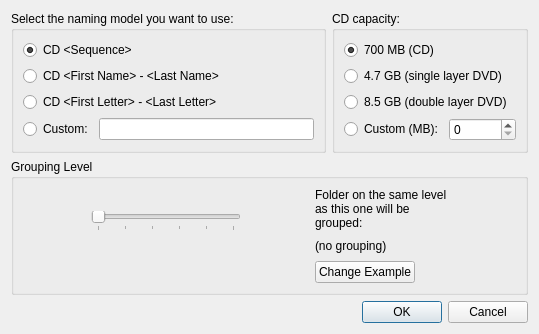
<?xml version="1.0" encoding="UTF-8"?>
<ui version="4.0">
 <class>SplitDialog</class>
 <widget class="QDialog" name="SplitDialog">
  <property name="geometry">
   <rect>
    <x>0</x>
    <y>0</y>
    <width>539</width>
    <height>334</height>
   </rect>
  </property>
  <property name="windowTitle">
   <string>Split Options</string>
  </property>
  <layout class="QGridLayout" name="gridLayout_4">
   <item row="0" column="0">
    <widget class="QGroupBox" name="groupBox">
     <property name="title">
      <string>Select the naming model you want to use:</string>
     </property>
     <layout class="QGridLayout" name="gridLayout">
      <item row="0" column="0" colspan="2">
       <widget class="QRadioButton" name="modelButton1">
        <property name="text">
         <string>CD &lt;Sequence&gt;</string>
        </property>
        <property name="checked">
         <bool>true</bool>
        </property>
       </widget>
      </item>
      <item row="1" column="0" colspan="2">
       <widget class="QRadioButton" name="modelButton2">
        <property name="text">
         <string>CD &lt;First Name&gt; - &lt;Last Name&gt;</string>
        </property>
       </widget>
      </item>
      <item row="2" column="0" colspan="2">
       <widget class="QRadioButton" name="modelButton3">
        <property name="text">
         <string>CD &lt;First Letter&gt; - &lt;Last Letter&gt;</string>
        </property>
       </widget>
      </item>
      <item row="3" column="0">
       <widget class="QRadioButton" name="modelButton4">
        <property name="text">
         <string>Custom:</string>
        </property>
       </widget>
      </item>
      <item row="3" column="1">
       <widget class="QLineEdit" name="customModelField"/>
      </item>
     </layout>
    </widget>
   </item>
   <item row="0" column="1">
    <widget class="QGroupBox" name="groupBox_2">
     <property name="title">
      <string>CD capacity:</string>
     </property>
     <layout class="QGridLayout" name="gridLayout_2">
      <item row="0" column="0" colspan="2">
       <widget class="QRadioButton" name="capacityButton1">
        <property name="text">
         <string>700 MB (CD)</string>
        </property>
        <property name="checked">
         <bool>true</bool>
        </property>
       </widget>
      </item>
      <item row="1" column="0" colspan="2">
       <widget class="QRadioButton" name="capacityButton2">
        <property name="text">
         <string>4.7 GB (single layer DVD)</string>
        </property>
       </widget>
      </item>
      <item row="2" column="0" colspan="2">
       <widget class="QRadioButton" name="capacityButton3">
        <property name="text">
         <string>8.5 GB (double layer DVD)</string>
        </property>
       </widget>
      </item>
      <item row="3" column="0">
       <widget class="QRadioButton" name="capacityButton4">
        <property name="text">
         <string>Custom (MB):</string>
        </property>
       </widget>
      </item>
      <item row="3" column="1">
       <widget class="QSpinBox" name="customCapacityField">
        <property name="maximum">
         <number>99999999</number>
        </property>
       </widget>
      </item>
     </layout>
    </widget>
   </item>
   <item row="1" column="0" colspan="2">
    <widget class="QGroupBox" name="groupBox_3">
     <property name="title">
      <string>Grouping Level</string>
     </property>
     <layout class="QGridLayout" name="gridLayout_3">
      <item row="0" column="0" rowspan="2">
       <widget class="QSlider" name="groupingLevelSlider">
        <property name="sizePolicy">
         <sizepolicy hsizetype="Fixed" vsizetype="Fixed">
          <horstretch>0</horstretch>
          <verstretch>0</verstretch>
         </sizepolicy>
        </property>
        <property name="minimumSize">
         <size>
          <width>150</width>
          <height>0</height>
         </size>
        </property>
        <property name="maximum">
         <number>5</number>
        </property>
        <property name="pageStep">
         <number>1</number>
        </property>
        <property name="tracking">
         <bool>true</bool>
        </property>
        <property name="orientation">
         <enum>Qt::Horizontal</enum>
        </property>
        <property name="tickPosition">
         <enum>QSlider::TicksBelow</enum>
        </property>
       </widget>
      </item>
      <item row="0" column="1">
       <widget class="QLabel" name="label">
        <property name="text">
         <string>Folder on the same level as this one will be grouped:</string>
        </property>
        <property name="wordWrap">
         <bool>true</bool>
        </property>
       </widget>
      </item>
      <item row="1" column="1">
       <widget class="QLabel" name="exampleLabel">
        <property name="sizePolicy">
         <sizepolicy hsizetype="Ignored" vsizetype="Preferred">
          <horstretch>0</horstretch>
          <verstretch>0</verstretch>
         </sizepolicy>
        </property>
        <property name="text">
         <string>(no grouping)</string>
        </property>
       </widget>
      </item>
      <item row="2" column="1">
       <widget class="QPushButton" name="changeExampleButton">
        <property name="sizePolicy">
         <sizepolicy hsizetype="Maximum" vsizetype="Fixed">
          <horstretch>0</horstretch>
          <verstretch>0</verstretch>
         </sizepolicy>
        </property>
        <property name="text">
         <string>Change Example</string>
        </property>
       </widget>
      </item>
     </layout>
    </widget>
   </item>
   <item row="2" column="0" colspan="2">
    <widget class="QDialogButtonBox" name="buttonBox">
     <property name="orientation">
      <enum>Qt::Horizontal</enum>
     </property>
     <property name="standardButtons">
      <set>QDialogButtonBox::Cancel|QDialogButtonBox::Ok</set>
     </property>
    </widget>
   </item>
  </layout>
 </widget>
 <resources/>
 <connections>
  <connection>
   <sender>buttonBox</sender>
   <signal>accepted()</signal>
   <receiver>SplitDialog</receiver>
   <slot>accept()</slot>
   <hints>
    <hint type="sourcelabel">
     <x>248</x>
     <y>254</y>
    </hint>
    <hint type="destinationlabel">
     <x>157</x>
     <y>274</y>
    </hint>
   </hints>
  </connection>
  <connection>
   <sender>buttonBox</sender>
   <signal>rejected()</signal>
   <receiver>SplitDialog</receiver>
   <slot>reject()</slot>
   <hints>
    <hint type="sourcelabel">
     <x>316</x>
     <y>260</y>
    </hint>
    <hint type="destinationlabel">
     <x>286</x>
     <y>274</y>
    </hint>
   </hints>
  </connection>
 </connections>
</ui>
